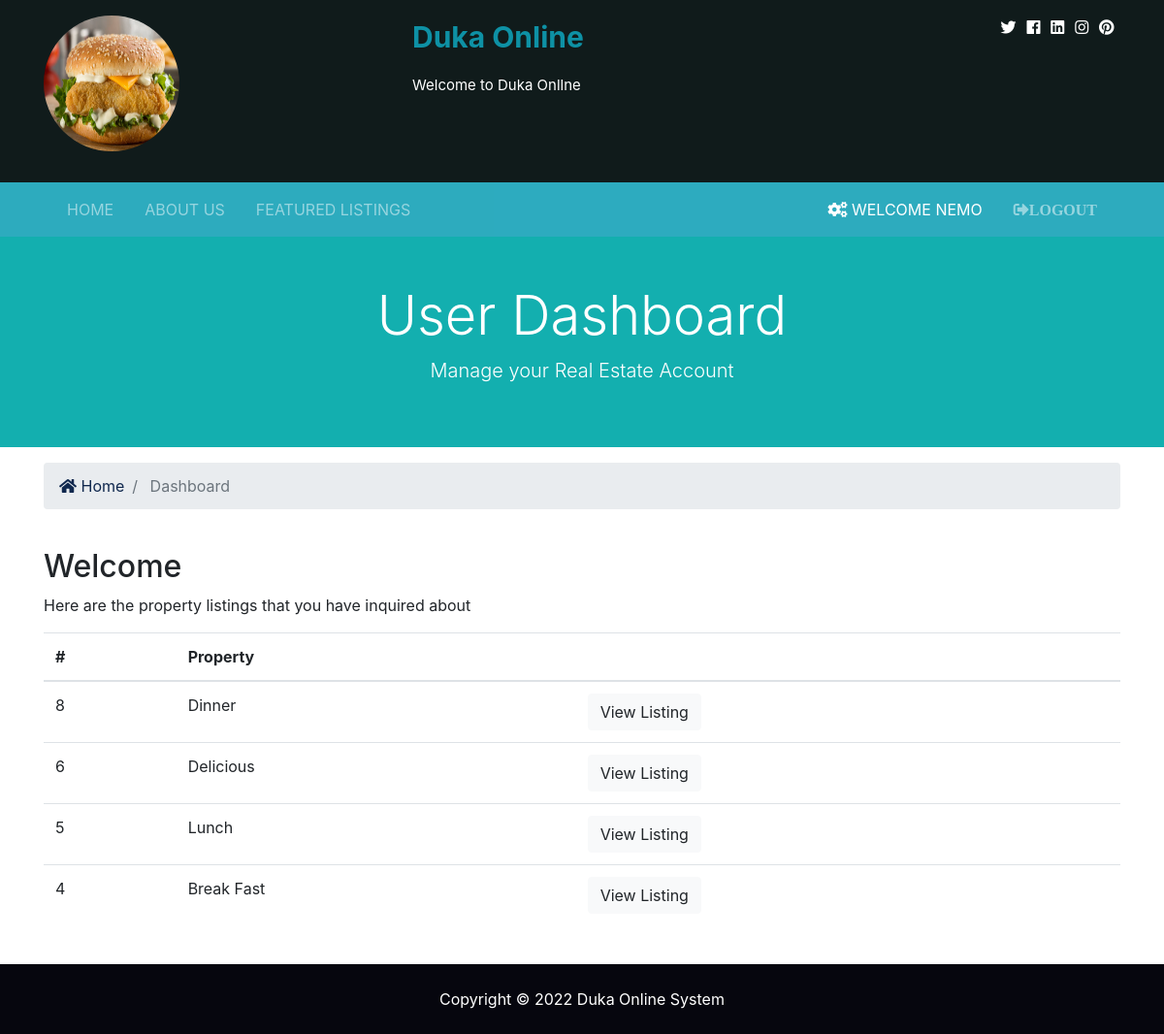
/accounts/dashboard (signed in), run on the app's committed database.
### contacts/models.py (models this page shows, shortened)
class Contact(models.Model):
    listing = models.CharField(max_length=200)
    listing_id = models.IntegerField()
    name = models.CharField(max_length=200)
    email = models.CharField(max_length=100)
    phone = models.CharField(max_length=100)
    message = models.TextField(blank=True)
    contact_date = models.DateTimeField(default=datetime.now)
    user_id = models.IntegerField(blank=True)

### accounts/views.py (the view)
# urls.py: path('dashboard', views.dashboard, name='dashboard'),
def dashboard(request):
    user_contacts = Contact.objects.order_by('-contact_date').filter(user_id=request.user.id)
    context = {
        'contacts': user_contacts
    }
    return render(request, 'accounts/dashboard.html', context)

### templates/accounts/dashboard.html (shortened to what this page needs)
{% extends 'base.html' %}
{% block content %}
<section id="" class="py-5 text-white" style="background-color:rgb(19, 175, 175);">
    <div class="container">
        <div class="row text-center">
        <div class="col-md-12">
            <h1 class="display-4">User Dashboard</h1>
            <p class="lead">Manage your Real Estate Account</p>
        </div>
        </div>
    </div>
    </section>
    <section id="bc" class="mt-3">
    <div class="container">
        <nav aria-label="breadcrumb">
        <ol class="breadcrumb">
            <li class="breadcrumb-item">
            <a href="{% url 'index' %}">
                <i class="fas fa-home"></i> Home</a>
            </li>
            <li class="breadcrumb-item active"> Dashboard</li>
        </ol>
        </nav>
    </div>
    </section>
    <section id="dashboard" class="py-4">
        <div class="container">
            <div class="row">
            <div class="col-md-12">
                <h2>Welcome {{ user.first_name }}</h2>
                {% if contacts %}
                    <p>Here are the property listings that you have inquired about</p>
                    <table class="table">
                    <thead>
                        <tr>
                            <th scope="col">#</th>
                            <th scope="col">Property</th>
                            <th></th>
                        </tr>
                    </thead>
                    <tbody>
                        {% for contact in contacts %}
                            <tr>
                                <td>{{ contact.id}}</td>
                                <td>{{ contact.listing }}</td>
                                <td>
                                    <a class="btn btn-light" href="{% url 'listing' contact.listing_id %}">View Listing</a>
                                </td>
                            </tr>
                        {% endfor %}
                    </tbody>
                    </table>
                    {% else %}
                        <p>You have not made any inquiries</p>
                    {% endif %}
                </div>
            </div>
        </div>
    </section>
{% endblock %}

### templates/partials/_navbar.html (shortened to what this page needs)
{% load static %}
<nav class="navbar navbar-expand-lg navbar-dark bg-info sticky-top">
  <div class="container">
    <div class="collapse navbar-collapse" id="navbarNavAltMarkup">
      <ul class="navbar-nav">
        <li
          {% if '/' == request.path %}
            class="nav-item active mr-3"
          {% else %}
            class="nav-item mr-3"
          {% endif %}
        >
          <a class="nav-link" href="{% url 'index' %}">Home</a>
        </li>
        <li
          {% if 'about' in request.path %}
            class="nav-item active mr-3"
          {% else %}
            class="nav-item mr-3"
          {% endif %}
        >
          <a class="nav-link" href="{% url 'about' %}">About Us</a>
        </li>
        <li
          {% if 'listings' in request.path %}
            class="nav-item active mr-3"
          {% else %}
            class="nav-item mr-3"
          {% endif %}
        >
          <a class="nav-link" href="{% url 'listings' %}">Featured Listings</a>
        </li>
      </ul>
      <ul class="navbar-nav ml-auto">
        {% if user.is_authenticated %}
          <li
          {% if 'dashboard' in request.path %}
            class="nav-item active mr-3"
          {% else %}
            class="nav-item mr-3"
          {% endif %}
          >
            <a class="nav-link" href="{% url 'dashboard' %}">
              <i class="fas fa-cogs"></i> Welcome {{ user.username }}</a
            >
          </li>
          <li class="nav-item mr-3">
            <a href="javascript:{document.getElementById('logout').submit()}"
            class="nav-link">
              <i class="fas fa-sign-out-alt">Logout</i>
            </a>
          </li>
        {% endif %}
      </ul>
    </div>
  </div>
</nav>

### btre/static/css/all.css (style rules this page uses)
.fa, .fas, .far, .fal, .fab { -moz-osx-font-smoothing: grayscale; -webkit-font-smoothing: antialiased; display: inline-block; font-style: normal; font-variant: normal; text-rendering: auto; line-height: 1; }
.fa-cogs:before { content: "\f085"; }
.fa-home:before { content: "\f015"; }
.fa-sign-out-alt:before { content: "\f2f5"; }
.fa, .fas { font-family: 'Font Awesome 5 Free'; font-weight: 900; }

### btre/static/css/style.css (style rules this page uses)
.navbar { opacity: 0.9; text-transform: uppercase; }

### data on the page
Contact: id "8", listing "Dinner"
Contact: id "6", listing "Delicious"
Contact: id "5", listing "Lunch"
Contact: id "4", listing "Break Fast"

### other printed values
{{ user.username }} "NEMO"
